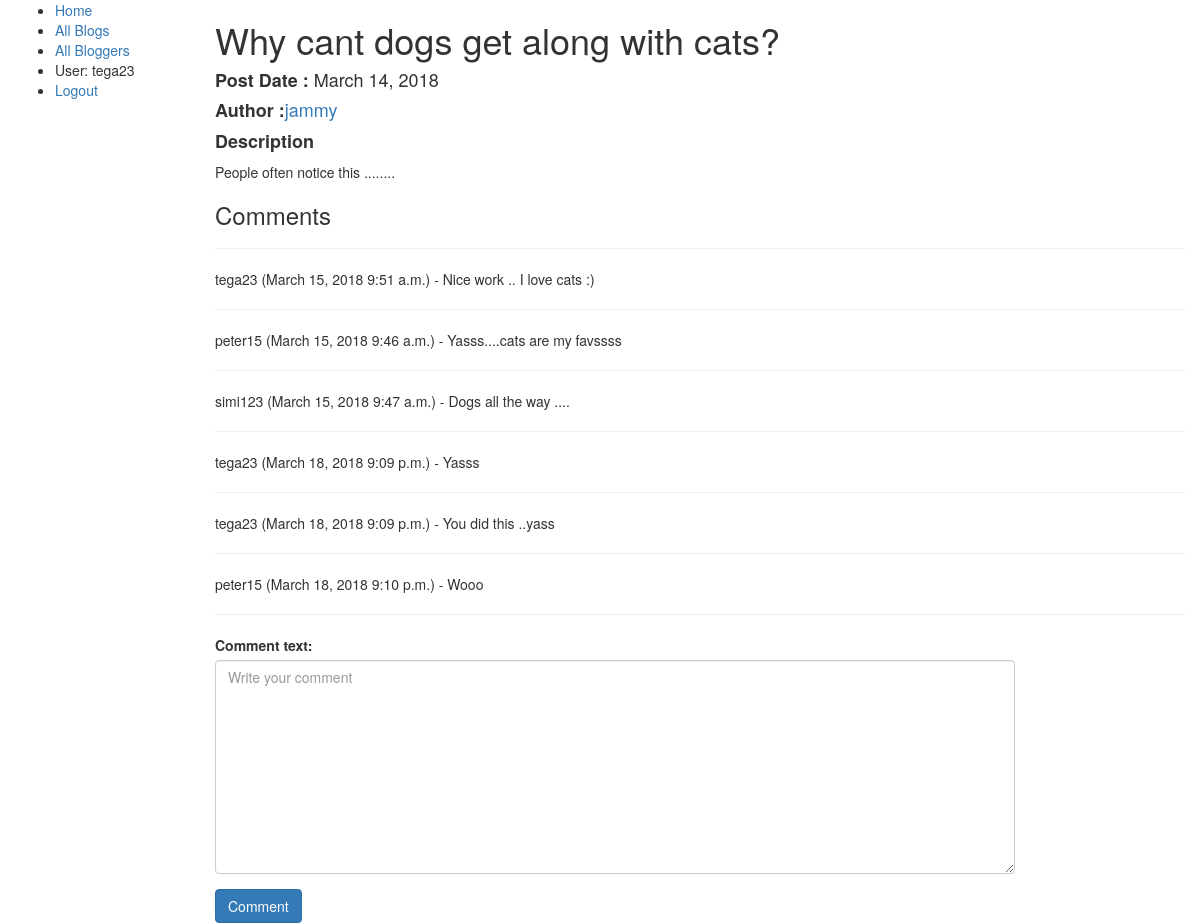
/blog/blog/1 (signed in), run on the app's committed database.
### blog/models.py (models this page shows, shortened)
class BlogPost(models.Model):
    blog_post_title = models.CharField(max_length = 400)
    post_date = models.DateField(null = True , default = timezone.now)
    post_time = models.TimeField(null = True , default = timezone.now)
    blogger = models.ForeignKey(Blogger, on_delete = models.SET_NULL, null = True)
    content = models.TextField()
    class Meta:
        ordering = ['-post_date', '-post_time']
    def __str__(self):
        return "{}".format(self.blog_post_title)

class Blogger(models.Model):
    first_name = models.CharField(max_length = 100)
    last_name = models.CharField(max_length = 100)
    username = models.CharField(max_length = 50)
    date_of_birth = models.DateField(null = True, blank = True)
    location = models.CharField(max_length = 200, null = True)
    bio = models.TextField(null = True , blank = True)
    def __str__(self):
        return "{}".format(self.username)

class Comment(models.Model):
    user = models.ForeignKey(User, on_delete = models.SET_NULL, null = True)
    blog_post = models.ForeignKey(BlogPost, on_delete = models.SET_NULL , null = True)
    comment_date = models.DateField(default = timezone.now)
    comment_time = models.TimeField(default = timezone.now)
    comment_text = models.TextField()
    def __str__(self):
        return self.comment_text

### blog/views.py (the view)
# urls.py: path('blog/<int:pk>', views.blog_detail, name ='blog-detail'),
def blog_detail(request , pk):
    blogPost = BlogPost.objects.get(pk = pk)
    comment = Comment.objects.filter(blog_post__id = pk)
    if request.method == 'POST':
        form = UserCommentForm(data = request.POST)
        if form.is_valid():
            comment_ = form.cleaned_data['comment_text']
            new_comment  = Comment.objects.create(user = request.user, blog_post = blogPost , comment_text = comment_  )
            new_comment.save()
            previous_page_url = request.POST.get('next', '/')
            return HttpResponseRedirect(previous_page_url)
    else:
        form = UserCommentForm()
    return render (request,'blog/blog_detail.html',context ={'blog_post':blogPost, 'comment':comment , 'form':form})

### blog/forms.py
class UserCommentForm(forms.Form):
    comment_text = forms.CharField(max_length=2000, widget = forms.Textarea(attrs={"style": "width: 800px; rows:'2'","placeholder": "Write your comment"}),)

### blog/templates/blog/blog_detail.html (shortened to what this page needs)
{% extends 'blog/base_generic.html' %}
{% block content %}
    <h1>{{blog_post}}</h1>
    <h4><b>Post Date :</b> {{ blog_post.post_date}}</h4>
    <h4><b>Author :</b><a href = "{% url 'blogger-detail' blog_post.blogger.id %}">{{blog_post.blogger}}</a></h4>
    <h4><b>Description</b></h4>
    <p>{{blog_post.content}}</p>
    <div class = "comments">
        <h3>Comments </h3><hr>
        {% for user_comment in comment %}
            <p>{{user_comment.user.username}} ({{user_comment.comment_date}} {{user_comment.comment_time}}) - {{user_comment}}</p>
            <hr>
        {% endfor %}
        {% if user.is_authenticated %}
           {% load widget_tweaks %}
            <form method ='POST' action ="">
                <div class="form-group">
                    {% for field in form.visible_fields %}
                        <div class="fieldWrapper">
                            {{ field.label_tag }}
                            {% render_field field class="form-control" %}
                        </div>
                    {% endfor %}
                </div>
                <button type="submit" class="btn btn-primary">Comment</button>
            </form>
        {% else %}
            <p><a href ="{% url 'login'%}?next={{request.path}}">Login</a> to add a new comment </p>
        {% endif %}
    </div>
{%endblock %}

### blog/templates/blog/base_generic.html (shortened to what this page needs)
<!DOCTYPE html>
<html lang ='en'>
    <head>
        <link rel="stylesheet" href="https://maxcdn.bootstrapcdn.com/bootstrap/3.3.7/css/bootstrap.min.css">
        {% load static %}
        <link rel="stylesheet" href="{% static 'blog/css/styles.css' %}">
    </head>
    <body>
        <div class="container-fluid">
            <div class="row">
                <div class="col-sm-2">
                    {% block sidebar %}
                    <ul class="sidebar-nav">
                        <li><a href="{% url 'index' %}">Home</a></li>
                        <li><a href="{% url 'all-blogs' %}">All Blogs</a></li>
                        <li><a href="{% url 'all-bloggers' %}">All Bloggers</a></li>
                        {% if user.is_authenticated %}
                            <li>User: {{ user.get_username }}</li>
                            <li><a href="{% url 'logout'%}?next={{request.path}}">Logout</a></li>
                        {% else %}
                            <li><a href="{% url 'login'%}?next={{request.path}}">Login</a></li>
                        {% endif %}
                    </ul>
                    {% endblock %}
                </div>
                <div class="col-sm-10 ">
                    {% block content %} {% endblock %}
                </div>
            </div>
        </div>
    </body>
</html>

### data on the page
BlogPost: blog_post_title "Why cant dogs get along with cats?", post_date "March 14, 2018", blogger "jammy", content "People often notice this ........"
Comment: user.username "tega23", comment_date "March 15, 2018", comment_time "9:51 a.m.", comment_text "Nice work .. I love cats :)"
Comment: user.username "peter15", comment_date "March 15, 2018", comment_time "9:46 a.m.", comment_text "Yasss....cats are my favssss"
Comment: user.username "simi123", comment_date "March 15, 2018", comment_time "9:47 a.m.", comment_text "Dogs all the way ...."
Comment: user.username "tega23", comment_date "March 18, 2018", comment_time "9:09 p.m.", comment_text "Yasss"
Comment: user.username "tega23", comment_date "March 18, 2018", comment_time "9:09 p.m.", comment_text "You did this ..yass"
Comment: user.username "peter15", comment_date "March 18, 2018", comment_time "9:10 p.m.", comment_text "Wooo"

### other printed values
{{ user.get_username }} "tega23"
{{ field.label_tag }} "Comment text:"
